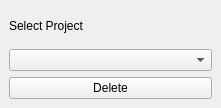
<?xml version="1.0" encoding="UTF-8"?>
<ui version="4.0">
 <class>EdicionBtnDockWidgetDelete</class>
 <widget class="QDockWidget" name="EdicionBtnDockWidgetDelete">
  <property name="geometry">
   <rect>
    <x>0</x>
    <y>0</y>
    <width>221</width>
    <height>108</height>
   </rect>
  </property>
  <property name="layoutDirection">
   <enum>Qt::LeftToRight</enum>
  </property>
  <property name="windowTitle">
   <string>Delete working tables</string>
  </property>
  <widget class="QWidget" name="dockWidgetContents">
   <layout class="QGridLayout" name="gridLayout">
    <item row="0" column="0">
     <widget class="QLabel" name="label">
      <property name="text">
       <string>Select Project</string>
      </property>
     </widget>
    </item>
    <item row="2" column="0">
     <widget class="QPushButton" name="pushButton">
      <property name="text">
       <string>Delete</string>
      </property>
     </widget>
    </item>
    <item row="1" column="0">
     <widget class="QComboBox" name="comboBox"/>
    </item>
   </layout>
  </widget>
 </widget>
 <tabstops>
  <tabstop>comboBox</tabstop>
  <tabstop>pushButton</tabstop>
 </tabstops>
 <resources/>
 <connections/>
</ui>
